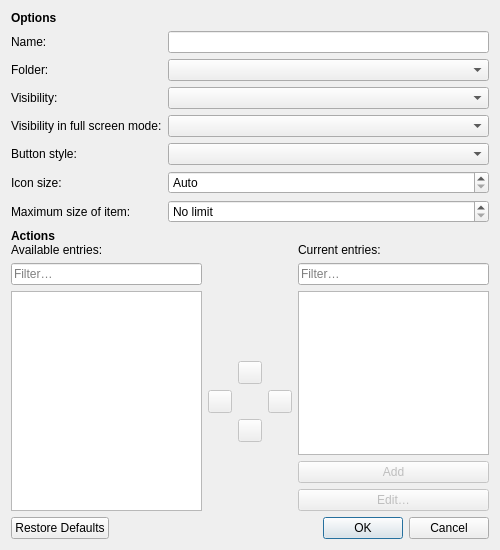
<?xml version="1.0" encoding="UTF-8"?>
<ui version="4.0">
 <class>Meerkat::ToolBarDialog</class>
 <widget class="QDialog" name="Meerkat::ToolBarDialog">
  <property name="geometry">
   <rect>
    <x>0</x>
    <y>0</y>
    <width>500</width>
    <height>550</height>
   </rect>
  </property>
  <property name="windowTitle">
   <string>Edit Toolbar</string>
  </property>
  <layout class="QVBoxLayout" name="verticalLayout">
   <item>
    <widget class="QLabel" name="optionsHeader">
     <property name="font">
      <font>
       <weight>75</weight>
       <bold>true</bold>
      </font>
     </property>
     <property name="text">
      <string>Options</string>
     </property>
    </widget>
   </item>
   <item>
    <layout class="QFormLayout" name="formLayout">
     <item row="1" column="0">
      <widget class="QLabel" name="titleLabel">
       <property name="text">
        <string>Name:</string>
       </property>
       <property name="buddy">
        <cstring>titleLineEdit</cstring>
       </property>
      </widget>
     </item>
     <item row="1" column="1">
      <widget class="QLineEdit" name="titleLineEdit">
       <property name="text">
        <string/>
       </property>
      </widget>
     </item>
     <item row="3" column="0">
      <widget class="QLabel" name="normalVisibilityLabel">
       <property name="text">
        <string>Visibility:</string>
       </property>
       <property name="buddy">
        <cstring>normalVisibilityComboBox</cstring>
       </property>
      </widget>
     </item>
     <item row="3" column="1">
      <widget class="QComboBox" name="normalVisibilityComboBox"/>
     </item>
     <item row="5" column="0">
      <widget class="QLabel" name="buttonStyleLabel">
       <property name="text">
        <string>Button style:</string>
       </property>
       <property name="buddy">
        <cstring>buttonStyleComboBox</cstring>
       </property>
      </widget>
     </item>
     <item row="5" column="1">
      <widget class="QComboBox" name="buttonStyleComboBox"/>
     </item>
     <item row="6" column="0">
      <widget class="QLabel" name="iconSizeLabel">
       <property name="text">
        <string>Icon size:</string>
       </property>
       <property name="buddy">
        <cstring>iconSizeSpinBox</cstring>
       </property>
      </widget>
     </item>
     <item row="6" column="1">
      <widget class="QSpinBox" name="iconSizeSpinBox">
       <property name="specialValueText">
        <string>Auto</string>
       </property>
       <property name="suffix">
        <string> px</string>
       </property>
       <property name="maximum">
        <number>1024</number>
       </property>
       <property name="singleStep">
        <number>22</number>
       </property>
      </widget>
     </item>
     <item row="7" column="0">
      <widget class="QLabel" name="maximumButtonSizeLbel">
       <property name="text">
        <string>Maximum size of item:</string>
       </property>
       <property name="buddy">
        <cstring>maximumButtonSizeSpinBox</cstring>
       </property>
      </widget>
     </item>
     <item row="7" column="1">
      <widget class="QSpinBox" name="maximumButtonSizeSpinBox">
       <property name="specialValueText">
        <string>No limit</string>
       </property>
       <property name="suffix">
        <string> px</string>
       </property>
       <property name="maximum">
        <number>2048</number>
       </property>
      </widget>
     </item>
     <item row="2" column="0">
      <widget class="QLabel" name="folderLabel">
       <property name="text">
        <string>Folder:</string>
       </property>
       <property name="buddy">
        <cstring>folderComboBox</cstring>
       </property>
      </widget>
     </item>
     <item row="2" column="1">
      <widget class="Meerkat::BookmarksComboBoxWidget" name="folderComboBox"/>
     </item>
     <item row="4" column="1">
      <widget class="QComboBox" name="fullScreenVisibilityComboBox"/>
     </item>
     <item row="4" column="0">
      <widget class="QLabel" name="fullScreenVisibilityLabel">
       <property name="text">
        <string>Visibility in full screen mode:</string>
       </property>
       <property name="buddy">
        <cstring>fullScreenVisibilityComboBox</cstring>
       </property>
      </widget>
     </item>
    </layout>
   </item>
   <item>
    <widget class="QWidget" name="arrangementWidget" native="true">
     <layout class="QVBoxLayout" name="actionsLayout">
      <property name="spacing">
       <number>0</number>
      </property>
      <property name="leftMargin">
       <number>0</number>
      </property>
      <property name="topMargin">
       <number>0</number>
      </property>
      <property name="rightMargin">
       <number>0</number>
      </property>
      <property name="bottomMargin">
       <number>0</number>
      </property>
      <item>
       <widget class="QLabel" name="actionsHeader">
        <property name="font">
         <font>
          <weight>75</weight>
          <bold>true</bold>
         </font>
        </property>
        <property name="text">
         <string>Actions</string>
        </property>
       </widget>
      </item>
      <item>
       <layout class="QGridLayout" name="gridLayout" columnstretch="2,1,2">
        <property name="spacing">
         <number>6</number>
        </property>
        <item row="3" column="2">
         <layout class="QVBoxLayout" name="currentEntriesLayout">
          <item>
           <widget class="Meerkat::ItemViewWidget" name="currentEntriesItemView">
            <property name="editTriggers">
             <set>QAbstractItemView::NoEditTriggers</set>
            </property>
            <property name="dragEnabled">
             <bool>true</bool>
            </property>
            <property name="dragDropMode">
             <enum>QAbstractItemView::DragDrop</enum>
            </property>
            <property name="defaultDropAction">
             <enum>Qt::MoveAction</enum>
            </property>
            <attribute name="headerVisible">
             <bool>false</bool>
            </attribute>
           </widget>
          </item>
          <item>
           <widget class="QPushButton" name="addEntryButton">
            <property name="enabled">
             <bool>false</bool>
            </property>
            <property name="text">
             <string>Add</string>
            </property>
           </widget>
          </item>
          <item>
           <widget class="QPushButton" name="editEntryButton">
            <property name="enabled">
             <bool>false</bool>
            </property>
            <property name="text">
             <string>Edit…</string>
            </property>
           </widget>
          </item>
         </layout>
        </item>
        <item row="1" column="2">
         <widget class="QLabel" name="currentEntriesLabel">
          <property name="text">
           <string>Current entries:</string>
          </property>
          <property name="buddy">
           <cstring>currentEntriesItemView</cstring>
          </property>
         </widget>
        </item>
        <item row="3" column="1">
         <layout class="QGridLayout" name="buttonsLayout">
          <item row="2" column="0">
           <widget class="QToolButton" name="removeButton">
            <property name="enabled">
             <bool>false</bool>
            </property>
            <property name="toolTip">
             <string notr="true">Remove</string>
            </property>
            <property name="shortcut">
             <string notr="true">Del</string>
            </property>
           </widget>
          </item>
          <item row="2" column="3">
           <widget class="QToolButton" name="addButton">
            <property name="enabled">
             <bool>false</bool>
            </property>
            <property name="toolTip">
             <string notr="true">Add</string>
            </property>
            <property name="shortcut">
             <string notr="true">Return</string>
            </property>
           </widget>
          </item>
          <item row="2" column="2">
           <spacer name="centerSpacer">
            <property name="orientation">
             <enum>Qt::Horizontal</enum>
            </property>
            <property name="sizeType">
             <enum>QSizePolicy::Minimum</enum>
            </property>
            <property name="sizeHint" stdset="0">
             <size>
              <width>0</width>
              <height>0</height>
             </size>
            </property>
           </spacer>
          </item>
          <item row="3" column="2">
           <widget class="QToolButton" name="moveDownButton">
            <property name="enabled">
             <bool>false</bool>
            </property>
            <property name="toolTip">
             <string notr="true">Move Down</string>
            </property>
            <property name="shortcut">
             <string notr="true">Down</string>
            </property>
           </widget>
          </item>
          <item row="1" column="2">
           <widget class="QToolButton" name="moveUpButton">
            <property name="enabled">
             <bool>false</bool>
            </property>
            <property name="toolTip">
             <string notr="true">Move Up</string>
            </property>
            <property name="shortcut">
             <string notr="true">Up</string>
            </property>
           </widget>
          </item>
          <item row="0" column="2">
           <spacer name="upSpacer">
            <property name="orientation">
             <enum>Qt::Vertical</enum>
            </property>
            <property name="sizeHint" stdset="0">
             <size>
              <width>0</width>
              <height>0</height>
             </size>
            </property>
           </spacer>
          </item>
          <item row="4" column="2">
           <spacer name="downSpacer">
            <property name="orientation">
             <enum>Qt::Vertical</enum>
            </property>
            <property name="sizeHint" stdset="0">
             <size>
              <width>0</width>
              <height>0</height>
             </size>
            </property>
           </spacer>
          </item>
         </layout>
        </item>
        <item row="1" column="0">
         <widget class="QLabel" name="availableEntriesLabel">
          <property name="text">
           <string>Available entries:</string>
          </property>
          <property name="buddy">
           <cstring>availableEntriesItemView</cstring>
          </property>
         </widget>
        </item>
        <item row="2" column="0">
         <widget class="QLineEdit" name="availableEntriesFilterLineEdit">
          <property name="placeholderText">
           <string>Filter…</string>
          </property>
          <property name="clearButtonEnabled">
           <bool>true</bool>
          </property>
         </widget>
        </item>
        <item row="2" column="2">
         <widget class="QLineEdit" name="currentEntriesFilterLineEdit">
          <property name="placeholderText">
           <string>Filter…</string>
          </property>
          <property name="clearButtonEnabled">
           <bool>true</bool>
          </property>
         </widget>
        </item>
        <item row="3" column="0">
         <widget class="Meerkat::ItemViewWidget" name="availableEntriesItemView">
          <property name="editTriggers">
           <set>QAbstractItemView::NoEditTriggers</set>
          </property>
          <property name="showDropIndicator" stdset="0">
           <bool>false</bool>
          </property>
          <property name="dragEnabled">
           <bool>true</bool>
          </property>
          <property name="dragDropMode">
           <enum>QAbstractItemView::DragDrop</enum>
          </property>
          <property name="defaultDropAction">
           <enum>Qt::CopyAction</enum>
          </property>
          <attribute name="headerVisible">
           <bool>false</bool>
          </attribute>
         </widget>
        </item>
       </layout>
      </item>
     </layout>
    </widget>
   </item>
   <item>
    <widget class="QDialogButtonBox" name="buttonBox">
     <property name="orientation">
      <enum>Qt::Horizontal</enum>
     </property>
     <property name="standardButtons">
      <set>QDialogButtonBox::Cancel|QDialogButtonBox::Ok|QDialogButtonBox::RestoreDefaults</set>
     </property>
    </widget>
   </item>
  </layout>
 </widget>
 <customwidgets>
  <customwidget>
   <class>Meerkat::ItemViewWidget</class>
   <extends>QTreeView</extends>
   <header>src/ui/ItemViewWidget.h</header>
  </customwidget>
  <customwidget>
   <class>Meerkat::BookmarksComboBoxWidget</class>
   <extends>QComboBox</extends>
   <header>src/ui/BookmarksComboBoxWidget.h</header>
  </customwidget>
 </customwidgets>
 <tabstops>
  <tabstop>titleLineEdit</tabstop>
  <tabstop>folderComboBox</tabstop>
  <tabstop>normalVisibilityComboBox</tabstop>
  <tabstop>buttonStyleComboBox</tabstop>
  <tabstop>iconSizeSpinBox</tabstop>
  <tabstop>maximumButtonSizeSpinBox</tabstop>
  <tabstop>availableEntriesFilterLineEdit</tabstop>
  <tabstop>availableEntriesItemView</tabstop>
  <tabstop>currentEntriesFilterLineEdit</tabstop>
  <tabstop>currentEntriesItemView</tabstop>
  <tabstop>moveUpButton</tabstop>
  <tabstop>addButton</tabstop>
  <tabstop>moveDownButton</tabstop>
  <tabstop>removeButton</tabstop>
  <tabstop>addEntryButton</tabstop>
  <tabstop>editEntryButton</tabstop>
 </tabstops>
 <resources/>
 <connections>
  <connection>
   <sender>buttonBox</sender>
   <signal>accepted()</signal>
   <receiver>Meerkat::ToolBarDialog</receiver>
   <slot>accept()</slot>
   <hints>
    <hint type="sourcelabel">
     <x>257</x>
     <y>490</y>
    </hint>
    <hint type="destinationlabel">
     <x>157</x>
     <y>274</y>
    </hint>
   </hints>
  </connection>
  <connection>
   <sender>buttonBox</sender>
   <signal>rejected()</signal>
   <receiver>Meerkat::ToolBarDialog</receiver>
   <slot>reject()</slot>
   <hints>
    <hint type="sourcelabel">
     <x>325</x>
     <y>490</y>
    </hint>
    <hint type="destinationlabel">
     <x>286</x>
     <y>274</y>
    </hint>
   </hints>
  </connection>
 </connections>
</ui>
